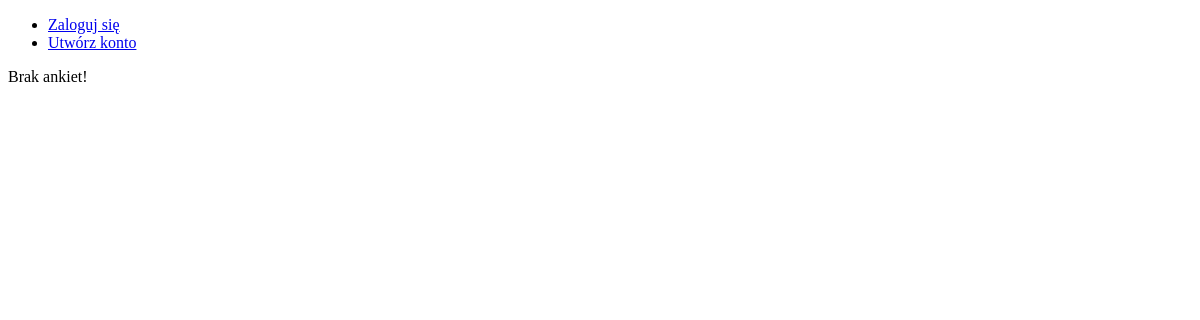
Page /lista/ on the earlier database version.
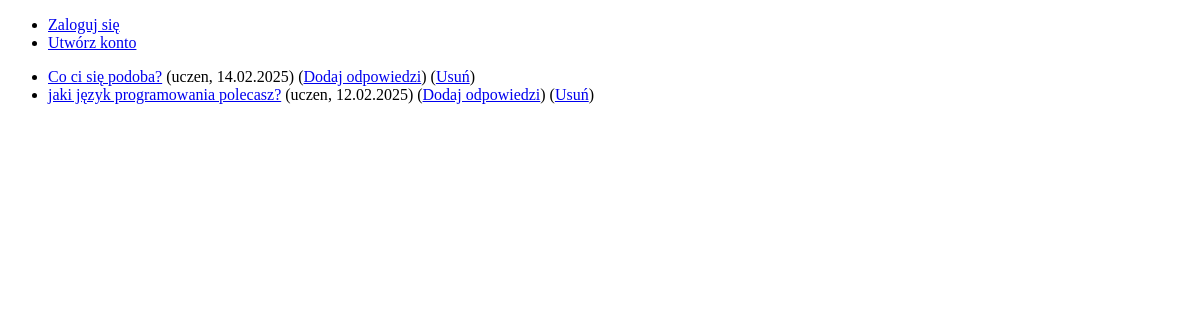
Same page on the later database version.
### polls/models.py (models this page shows, shortened)
class Pytanie(models.Model):
    tekst_pytania = models.CharField(max_length=200)
    data_pub = models.DateTimeField(
        "data publikacji",
        default=datetime.date.today)
    autor = models.ForeignKey(User, on_delete=models.CASCADE)

### polls/views.py (the view)
# urls.py: path("lista/", views.PytanieLista.as_view(), name="lista"),
class PytanieLista(generic.ListView):
    def get_queryset(self):
        return Pytanie.objects.order_by("-data_pub")[:5]

### polls/templates/polls/pytanie_list.html
{% extends "polls/base.html" %}
{% block tresc %}
{% if object_list %}
    <ul>
        {% for q in object_list %}
        <li><a href="{% url 'polls:detail' q.id %}">{{ q.tekst_pytania }}</a> ({{ q.autor.username }}, {{ q.data_pub|date:'d.m.Y' }})
            (<a href="{% url 'polls:odpowiedzi' q.id %}">Dodaj odpowiedzi</a>)
            (<a href="{% url 'polls:delete' q.id %}">Usuń</a>)
        </li>
        {% endfor %}
    </ul>
{% else %}
    <p>Brak ankiet!</p>
{% endif %}
{% endblock %}

Differences in the rows shown:
added Pytanie: tekst_pytania "Co ci się podoba?", autor.username "uczen", data_pub "14.02.2025"
added Pytanie: tekst_pytania "jaki język programowania polecasz?", autor.username "uczen", data_pub "12.02.2025"
Other differences:
text no longer shown: "Brak ankiet!"
